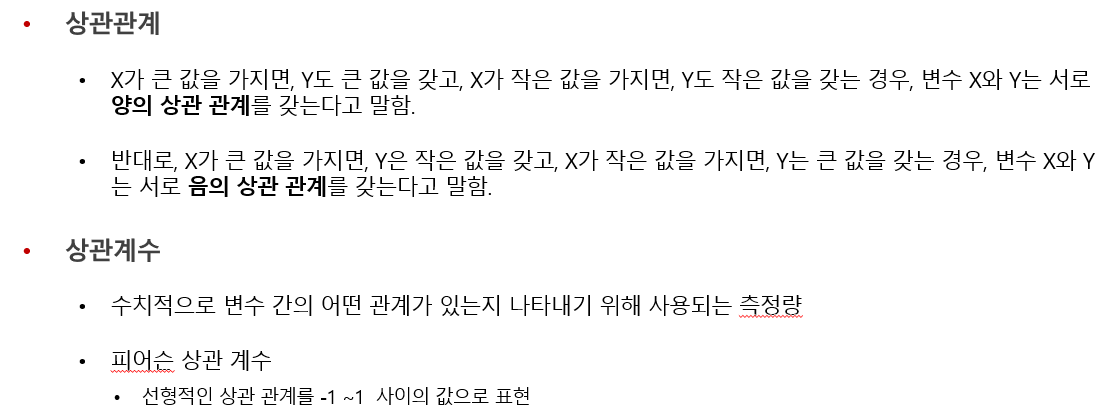
#> input picture 210707/etc/02_상관관계.png, 1114 x 414 px, given in place of tony.jpg, which was not available
$ jupyter execute Untitled.ipynb   (older library calls are emulated)
#> lines starting #> are read from the running program, lines starting #| are printed output that depends on the picture; pictures that were not available may be replaced by others from this repository, and a replacement may not be noted
[cell 1]
import cv2

src = cv2.imread("tony.jpg", cv2.IMREAD_COLOR)
#> src is the input picture: shape (414, 1114, 3); mean B, G, R 246.1, 246.1, 246.2
gray = cv2.cvtColor(src, cv2.COLOR_BGR2GRAY)

sobel = cv2.Sobel(gray, cv2.CV_8U, 1, 0, 3)
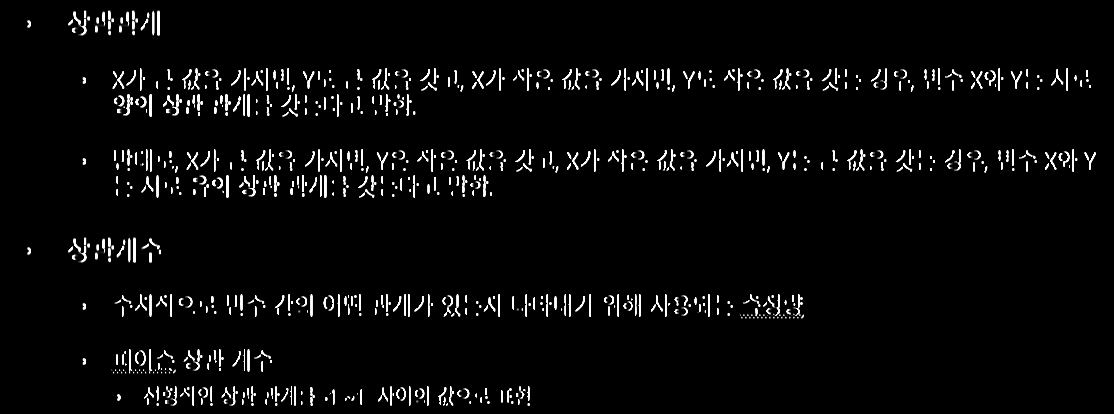
#> sobel: shape (414, 1114); min 0, max 255, mean 9
laplacian = cv2.Laplacian(gray, cv2.CV_8U, ksize=3)
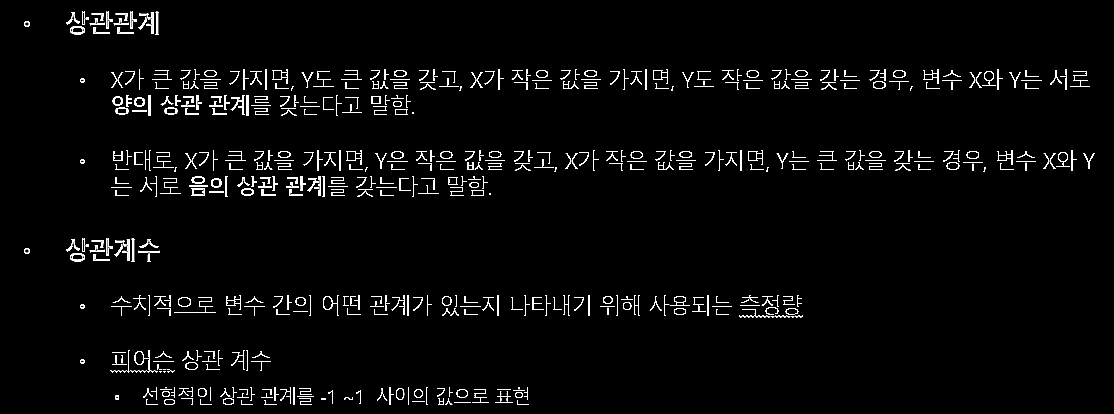
#> laplacian: shape (414, 1114); min 0, max 255, mean 8.9
canny = cv2.Canny(src, 100, 255)
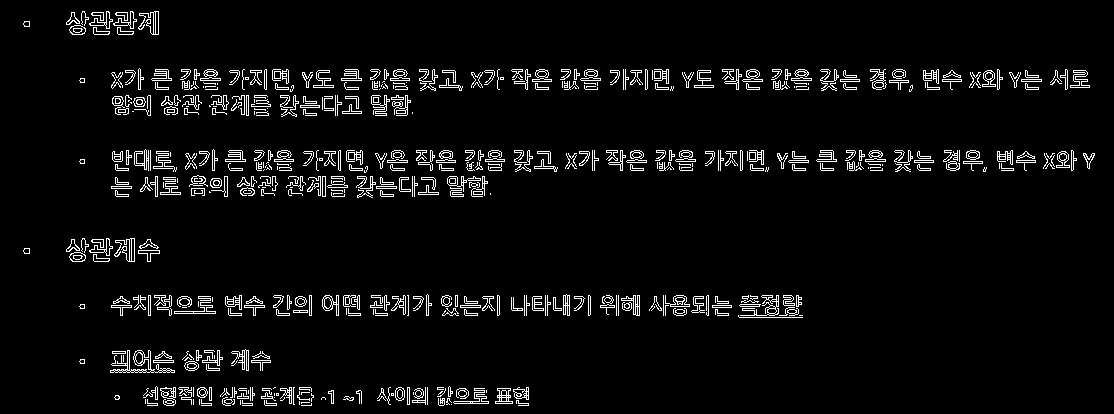
#> canny: shape (414, 1114); 4.7% white in thin lines or dots

cv2.imshow("sobel", sobel)
cv2.imshow("laplacian", laplacian)
cv2.imshow("canny", canny)
cv2.waitKey()
cv2.destroyAllWindows()

[cell 2]
import cv2
cap = cv2.VideoCapture(0)
cap.set(3, 240)
cap.set(4, 480)
while(True):
    ret, frame = cap.read()
    cv2.imshow('frame',frame)
    if cv2.waitKey(1) & 0xFF == ord('q'):
#> (key q is pressed here)
